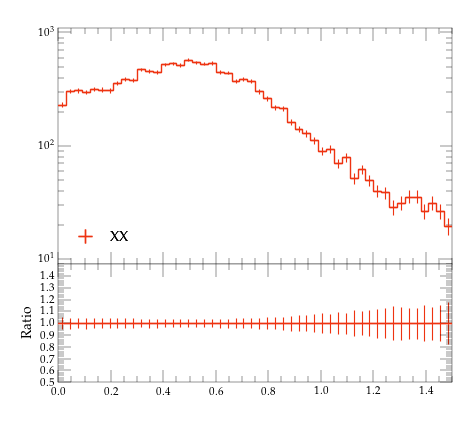

The script that saved this image:
#! /usr/bin/env python

# This Python script was auto-generated using YODA v2.0.2.
# Analysis object: /MC_HFJETS_NOTNORM/ptfracC
# Timestamp: 27-07-2026 (18:33:15)

import matplotlib as mpl
import matplotlib.pyplot as plt
mpl.use('Agg') # comment out for interactive use
import os
import numpy as np

plotDir = os.path.split(os.path.realpath(__file__))[0]
if 'YODA_USER_PLOT_PATH' in globals():
    plot_outdir = globals()['YODA_USER_PLOT_PATH']
else:
    plot_outdir = plotDir

#plot style
plt.style.use(os.path.join(plotDir, '../default.mplstyle'))
# plot metadata
figW, figH = plt.rcParams['figure.figsize']
ax_xLabel = r''
ax_yLabel = r''
ax_title  = r''
ax_xScale = 'linear'
ax_yScale = 'log'
xLims = (0.0, 1.5)
yLims = (9.0, 1100.0)

# TeX-friendly labels for the legend
labels = {
    'legend' : ([ r"XX" ], r""),
}

# Adjust canvas width and height
canvasW = 10.0
canvasH = 9.0
figW *= canvasW/10.
figH *= canvasH/9.

# Create figure and axis objects
fig, (ax, ratio0_ax) = plt.subplots(2, 1, sharex=True,
                  figsize=(figW,figH), gridspec_kw={'height_ratios': (6.0, 3.0)})

# Set figure margins
plt.subplots_adjust(
    left   = 1.0 * plt.rcParams['figure.subplot.left'],
    right  = 1.0 * plt.rcParams['figure.subplot.right'],
    top    = 1.0 * plt.rcParams['figure.subplot.top'],
    bottom = 1.0 * plt.rcParams['figure.subplot.bottom'])

ratio0_ax.yaxis.set_major_locator(mpl.ticker.MultipleLocator(0.1))
ratio0_ax.set_ylim(0.5, 1.4999)
ratio0_ax.set_ylabel('Ratio')

# the numerical data is stored in a separate file
dataf = dict()
prefix = os.path.split(__file__)[0]
if prefix:    prefix = prefix + '/'
exec(open(prefix+'ptfracC__data.py').read(), dataf)


legend_handles = dict() # keep track of handles for the legend

# style options for curves
# starts at zorder>=5 to draw curve on top of legend
styles = {
  'YYY': {
    'color' : '#EE3311',
    'linestyle' : '-',
    'linewidth' : 1,
    'marker' : 'none',
    'markersize' : 2,
    'capsize' : 0.0,
    'zorder' : 5,
    'histstyle' : 1,
    'drawstyle' : 'steps-pre',
    'xerrorbars' : 1,
    'yerrorbars' : 1,
    'fillcolor' : None,
    'fillopacity' : 1.0,
    'ratio0_linestyle' : '-',
    'ratio0_linewidth' : 1,
    'ratio0_marker' : 'none',
    'ratio0_markersize' : 2,
    'ratio0_capsize' : 0.0,
    'ratio0_zorder' : 5,
    'ratio0_histstyle' : 1,
    'ratio0_drawstyle' : 'steps-pre',
    'ratio0_xerrorbars' : 1,
    'ratio0_yerrorbars' : 1,
  },
}

# curve from input yoda files in main panel
for label, yvals in dataf['yvals'].items():
    if all(np.isnan(v) for v in dataf['yvals'][label]):
        continue
    tmp = None
    if styles[label]['histstyle']: # draw as histogram
        xpos = dataf['xedges'][label] if styles[label]['drawstyle'] else dataf['xpoints'][label]
        ypos = np.insert(yvals, 0, yvals[0]) if styles[label]['drawstyle'] else yvals
        if styles[label]['fillcolor']: # fill area below curve
            ax.fill_between(xpos, ypos, step='pre',
                            color=styles[label]['fillcolor'],
                            alpha=styles[label]['fillopacity'])
        tmp, = ax.plot(xpos, ypos,
                       color=styles[label]['color'],
                       linestyle=styles[label]['linestyle'],
                       linewidth=styles[label]['linewidth'],
                       drawstyle=styles[label]['drawstyle'], solid_joinstyle='miter',
                       zorder=styles[label]['zorder'], label=label)
    tmp = ax.errorbar(dataf['xpoints'][label], yvals,
                      xerr=np.array(dataf['xerrs'][label])*styles[label]['xerrorbars'],
                      yerr=np.array(dataf['yerrs'][label])*styles[label]['yerrorbars'],
                      fmt=styles[label]['marker'], capsize=styles[label]['capsize'],
                      markersize=styles[label]['markersize'],
                      ecolor=styles[label]['color'],
                      color=styles[label]['color'], zorder=styles[label]['zorder'])
    tmp[-1][0].set_linestyle(styles[label]['linestyle'])
    tmp[-1][0].set_linewidth(styles[label]['linewidth'])
    if label in dataf['add_legend_handle']:  legend_handles[label] = tmp
    for varLabel in dataf['variation_yvals'].keys():
        if varLabel.startswith(label):
            tmp, = ax.plot(dataf['xedges'][label], dataf['variation_yvals'][varLabel],
                           color=styles[label]['color'],
                           linestyle=styles[label]['linestyle'],
                           linewidth=styles[label]['linewidth'],
                           drawstyle='steps-pre', solid_joinstyle='miter',
                           zorder=styles[label]['zorder'], alpha=0.5)


# plots on ratio panel
# curve from input yoda files in ratio panel
for label, yvals in dataf['ratio0_yvals'].items():
    if all(np.isnan(v) for v in yvals):
        continue
    if styles[label]['ratio0_histstyle']: # plot as histogram
        xpos = dataf['xedges']['YYY'] if styles[label]['ratio0_drawstyle'] else dataf['xpoints']['YYY']
        ypos = np.insert(yvals, 0, yvals[0]) if styles[label]['ratio0_drawstyle'] else yvals
        ratio0_ax.plot(xpos, ypos,
                       color=styles[label]['color'],
                       linewidth=styles[label]['linewidth'],
                       linestyle=styles[label]['ratio0_linestyle'],
                       drawstyle=styles[label]['ratio0_drawstyle'], zorder=styles[label]['zorder'],
                       solid_joinstyle='miter')
    tmp = ratio0_ax.errorbar(dataf['xpoints']['YYY'], yvals,
                             xerr=np.array(dataf['ref_xerrs'])*styles[label]['ratio0_xerrorbars'],
                             yerr=np.array(dataf['ratio0_yerrs'][label])*styles[label]['ratio0_yerrorbars'],
                             fmt=styles[label]['ratio0_marker'], capsize=styles[label]['ratio0_capsize'],
                             markersize=styles[label]['ratio0_markersize'],
                             ecolor=styles[label]['color'],
                             color=styles[label]['color'])
    tmp[-1][0].set_linestyle(styles[label]['ratio0_linestyle'])
    tmp[-1][0].set_linewidth(styles[label]['ratio0_linewidth'])

    for varlabel in dataf['ratio0_variation_vals'].keys():
        if varlabel.startswith(label):
            ratio0_ax.plot(dataf['xedges']['YYY'],
                            dataf['ratio0_variation_vals'][varlabel],
                            color=styles[label]['color'],
                            linestyle=styles[label]['linestyle'],
                            linewidth=styles[label]['linewidth'],
                            drawstyle='steps-pre', solid_joinstyle='miter',
                            zorder=1, alpha=0.5)

legend_items = list(legend_handles.values())
ax.add_artist(ax.legend(legend_items,
                        labels['legend'][0],
                        title=labels['legend'][1],
                        alignment='left',
                        loc='lower left',
                        bbox_to_anchor=(0.0, 0.03)))

# set plot metadata as defined above
ratio0_ax.set_xlabel(ax_xLabel)
ratio0_ax.xaxis.set_label_coords(1., -0.15)
ax.set_ylabel(ax_yLabel, ha='right', va='top')
ax.yaxis.set_label_coords(-0.11, 1.0)
ax.set_title(ax_title, loc='left')
ax.set_xscale(ax_xScale)
ax.set_yscale(ax_yScale)
ax.set_xlim(xLims)
ax.set_ylim(yLims)

# tick formatting
plt.rcParams['xtick.top'] = True
plt.rcParams['ytick.right'] = True
ax.yaxis.set_major_locator(mpl.ticker.LogLocator(base=10.0, numticks=np.inf))
ax.yaxis.set_minor_locator(mpl.ticker.LogLocator(
                           base=10.0, subs=np.arange(0.1, 1, 0.1), numticks=np.inf))
fig.align_ylabels((ax, ratio0_ax))
plt.savefig(os.path.join(plot_outdir, 'ptfracC.pdf'), format='PDF')
plt.savefig(os.path.join(plot_outdir, 'ptfracC.png'), format='PNG')

plt.close(fig)
